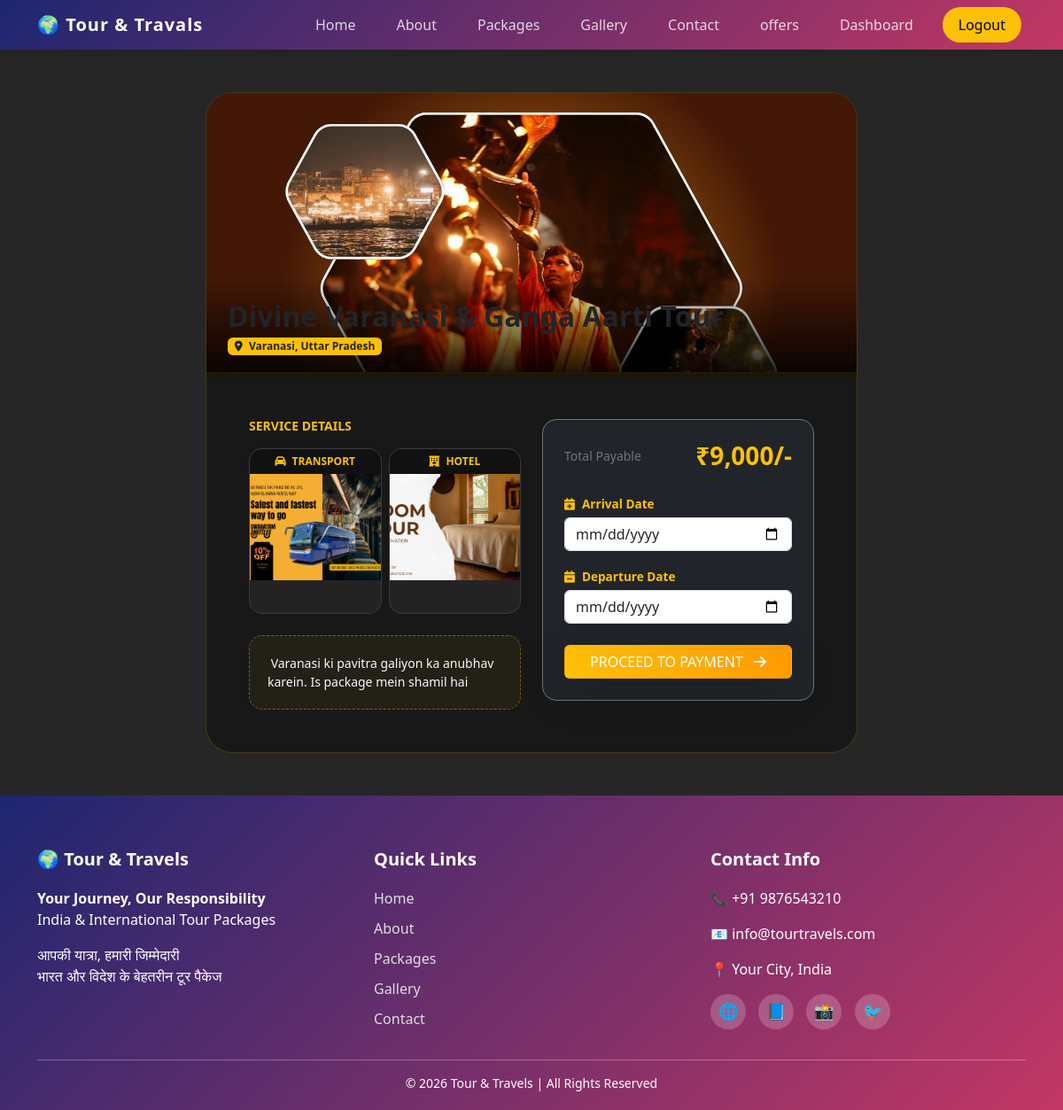
Screenshot of /booking_process.php?id=20 (signed in) with the database file from the repository.
### tables this page shows
CREATE TABLE `packages` (
  `id` int(11) NOT NULL,
  `p_name` varchar(255) NOT NULL,
  `p_location` varchar(100) NOT NULL,
  `p_price` decimal(10,2) NOT NULL,
  `p_transport` varchar(50) DEFAULT NULL,
  `p_transport_image` varchar(255) DEFAULT NULL,
  `p_hotel` varchar(255) DEFAULT NULL,
  `p_hotel_image` varchar(255) DEFAULT NULL,
  `p_description` text DEFAULT NULL,
  `p_image` varchar(255) DEFAULT NULL,
  `created_at` timestamp NOT NULL DEFAULT current_timestamp()
);

### booking_process.php (the view, shortened to what this page needs)
<?php
include('admin/db.php');
if (isset($_GET['id']) && !empty($_GET['id'])) {
    $package_id = intval($_GET['id']);
} else {
    die("Package ID missing!");
}
$stmt = $conn->prepare("SELECT * FROM packages WHERE id = ?");
$stmt->bind_param("i", $package_id);
$stmt->execute();
$result = $stmt->get_result();
$package = $result->fetch_assoc();
if (isset($_GET['offer_price'])) {
    $display_price = floatval($_GET['offer_price']);
} else {
    $display_price = $package['p_price'];
}
$upload_dir = "admin/uploads/";
$p_image = (!empty($package['p_image'])) ? $upload_dir . $package['p_image'] : "images/default-package.jpg";
$t_image = (!empty($package['p_transport_image'])) ? $upload_dir . $package['p_transport_image'] : "images/default-car.jpg";
$h_image = (!empty($package['p_hotel_image'])) ? $upload_dir . $package['p_hotel_image'] : "images/default-hotel.jpg";
?>
<!DOCTYPE html>
<html lang="en">
<head>
    <link rel="stylesheet" href="https://cdn.jsdelivr.net/npm/bootstrap@5.3.0/dist/css/bootstrap.min.css">
    <link rel="stylesheet" href="https://cdnjs.cloudflare.com/ajax/libs/font-awesome/6.0.0/css/all.min.css">
</head>
<body>
<?php include "header.php"; ?>
<div class="container py-5">
    <div class="row justify-content-center">
        <div class="col-lg-8"> <div class="booking-card shadow-2xl">
                <div class="position-relative">
                    <img src="<?php echo $p_image; ?>" class="main-img">
                    <div class="position-absolute bottom-0 start-0 p-4 w-100" style="background: linear-gradient(transparent, rgba(0,0,0,0.9));">
                        <h2 class="fw-bold mb-0"><?php echo htmlspecialchars($package['p_name']); ?></h2>
                        <span class="badge bg-warning text-dark"><i class="fas fa-map-marker-alt me-1"></i> <?php echo htmlspecialchars($package['p_location']); ?></span>
                    </div>
                </div>
                <div class="p-4 p-md-5">
                    <div class="row g-4">
                        <div class="col-md-6">
                            <h6 class="text-warning text-uppercase small fw-bold mb-3">Service Details</h6>
                            <div class="row g-2 mb-4">
                                <div class="col-6">
                                    <div class="sub-img-card">
                                        <div class="sub-label"><i class="fas fa-car me-1"></i> Transport</div>
                                        <img src="<?php echo $t_image; ?>" class="sub-img" title="Transport: <?php echo $package['p_transport']; ?>">
                                        <div class="p-2 small"><?php echo htmlspecialchars($package['p_transport']); ?></div>
                                    </div>
                                </div>
                                <div class="col-6">
                                    <div class="sub-img-card">
                                        <div class="sub-label"><i class="fas fa-hotel me-1"></i> Hotel</div>
                                        <img src="<?php echo $h_image; ?>" class="sub-img">
                                        <div class="p-2 small">Stay: <?php echo ($package['p_hotel'] == 'Yes') ? 'Included' : 'Not Included'; ?></div>
                                    </div>
                                </div>
                            </div>
                            <div class="detail-box">
                                <p class="small text-light mb-0" style="white-space: pre-wrap;"><?php echo htmlspecialchars($package['p_description']); ?></p>
                            </div>
                        </div>
                        <div class="col-md-6">
                            <div class="bg-dark p-4 rounded-4 border border-secondary">
                                <div class="d-flex justify-content-between align-items-center mb-4">
                                    <span class="text-secondary uppercase small">Total Payable</span>
                                    <h3 class="text-warning fw-bold m-0">₹<?php echo number_format($display_price); ?>/-</h3>
                                </div>
                                <form action="payment.php" method="POST">
                                    <div class="mb-3">
                                        <label><i class="fas fa-calendar-plus me-2"></i>Arrival Date</label>
                                        <input type="date" name="checkin" class="form-control" id="checkin" required>
                                    </div>
                                    <div class="mb-4">
                                        <label><i class="fas fa-calendar-minus me-2"></i>Departure Date</label>
                                        <input type="date" name="checkout" class="form-control" id="checkout" required>
                                    </div>
                                    <button type="submit" class="btn btn-payment w-100 shadow-lg text-white">
                                        PROCEED TO PAYMENT <i class="fas fa-arrow-right ms-2"></i>
                                    </button>
                                </form>
                            </div>
                        </div>
                    </div> </div>
            </div>
        </div>
    </div>
</div>
<?php include "footer.php"; ?>
</body>
</html>

### booking_process.php (style rules this page uses)
body { background: linear-gradient(rgba(0,0,0,0.85), rgba(0,0,0,0.85)), url('https://images.unsplash.com/photo-1503221043305-f7498f8b7888?auto=format&fit=crop&w=1920&q=80'); background-size: cover; background-attachment: fixed; color: #fff; min-height: 100vh; font-family: 'Segoe UI', sans-serif; }
.booking-card { background: rgba(25, 25, 25, 0.98); border-radius: 30px; overflow: hidden; border: 1px solid rgba(255, 193, 7, 0.2); backdrop-filter: blur(20px); }
.main-img { width: 100%; height: 320px; object-fit: cover; border-bottom: 5px solid #ffc107; }
.sub-img-card { background: rgba(255, 255, 255, 0.05); border-radius: 15px; overflow: hidden; border: 1px solid rgba(255, 255, 255, 0.1); text-align: center; }
.sub-img { width: 100%; height: 120px; object-fit: cover; }
.sub-label { font-size: 0.75rem; color: #ffc107; font-weight: bold; text-transform: uppercase; padding: 5px; background: rgba(0,0,0,0.5); }
.form-control { background: rgba(255, 255, 255, 0.05); border: 2px solid #333; color: #fff; border-radius: 12px; }
.btn-payment { background: linear-gradient(45deg, #ffc107, #ff9800); border: none; font-weight: 800; border-radius: 15px; padding: 15px; }
.detail-box { background: rgba(255, 193, 7, 0.05); border: 1px dashed rgba(255, 193, 7, 0.4); border-radius: 15px; padding: 20px; }
label { color: #ffc107; font-weight: 600; font-size: 0.85rem; margin-bottom: 5px; }

### rows the page displays
packages: p_image (picture), p_name "Divine Varanasi & Ganga Aarti Tour", p_location "Varanasi, Uttar Pradesh", p_transport_image (picture), p_hotel_image (picture), p_description "Varanasi ki pavitra galiyon ka anubhav karein. Is package mein shamil hai", p_price "9,000"
